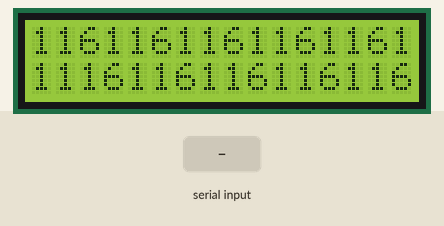
Recording of a sketch running on a simulated Arduino Uno, built with avr-gcc and run on an emulated ATmega328P. Parts: 16×2 character LCD. The inputs (shaded band) are chosen by the test bench.

Above: at 1.2 s.
1.3 s: byte 30 received over Serial
At 2.07 s:
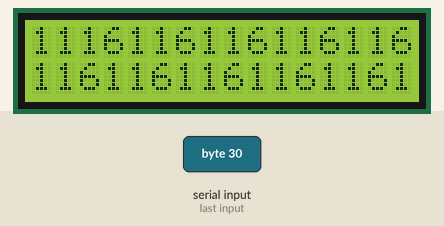
3.4 s: byte 90 received over Serial
At 4.23 s:
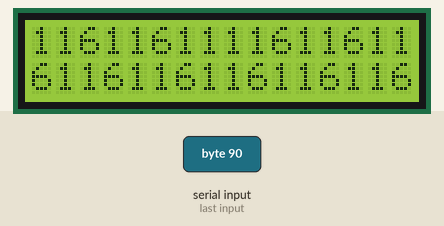
Timing chart, 0 to 6.4 s (numbered marks = the images above; inputs shaded):
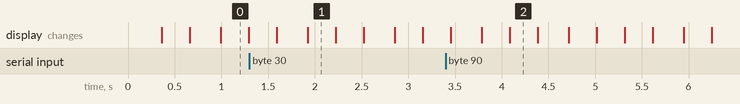

The sketch:

LCDTest.ino
```cpp
// include the library code:
#include <LiquidCrystal.h>

// initialize the library by associating any needed LCD interface pin
// with the arduino pin number it is connected to
const int rs = 12, en = 11, d4 = 5, d5 = 4, d6 = 3, d7 = 2;
LiquidCrystal lcd(rs, en, d4, d5, d6, d7);

void setup() {
  // set up the LCD's number of columns and rows:
  Serial.begin(9600);
  lcd.begin(16, 2);
  // Print a message to the LCD.
  //lcd.print("hello, world!");
}

void loop()
{
int test = "";
  while (Serial.available())
  {
    test = Serial.read();

  }
  lcd.print(test);
}
```
